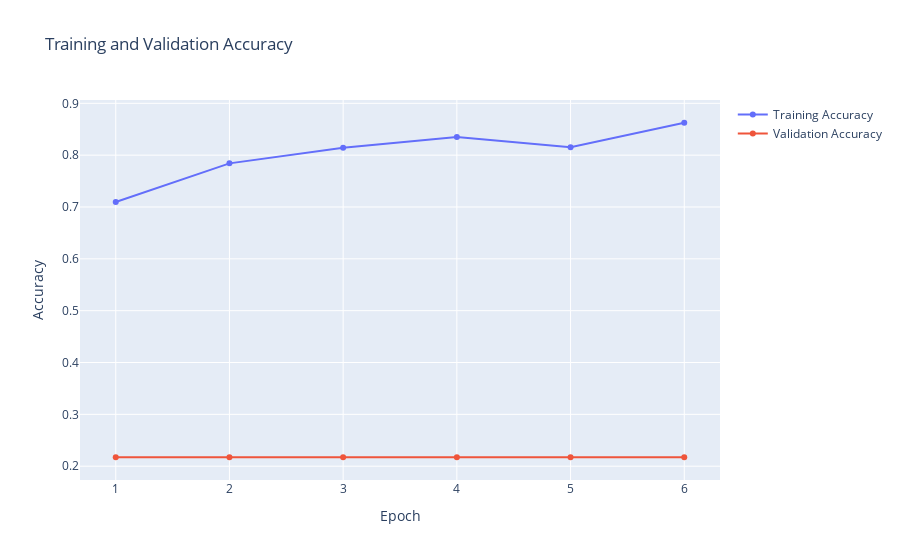
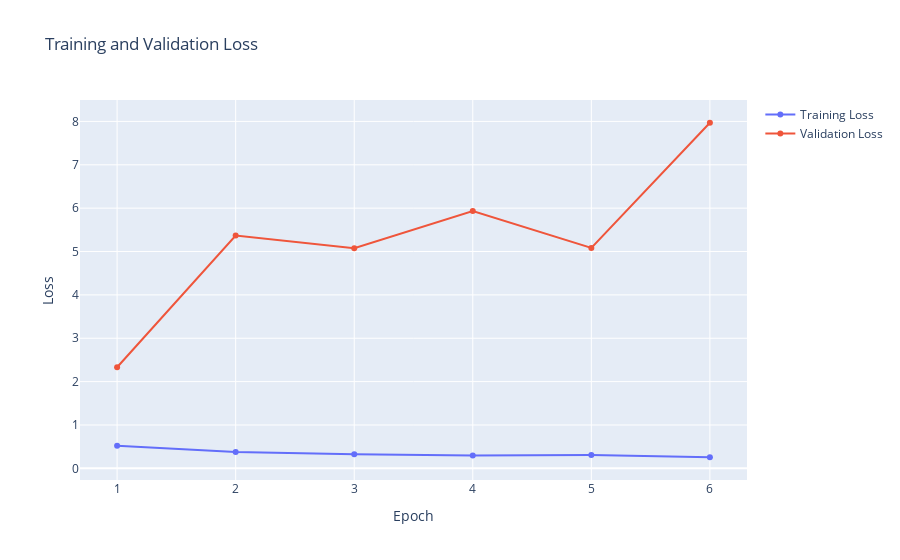

Notebook code cell kept with these figures, in order:
### Markdown cell above
##### Training & validation Acuracy loss

### Code cell
def history_plot(epochs, history):
    fig1 = make_subplots()
    fig1.add_trace(go.Scatter(x = np.arange(1,epochs+1), y = history.history["accuracy"], name = "Training Accuracy"))
    fig1.add_trace(go.Scatter(x = np.arange(1,epochs+1), y = history.history["val_accuracy"], name = "Validation Accuracy"))
    fig1.update_layout(title = "Training and Validation Accuracy", xaxis_title = "Epoch", yaxis_title = "Accuracy")
    fig1.show()

    fig2 = make_subplots()
    fig2.add_trace(go.Scatter(x = np.arange(1,epochs+1), y = history.history["loss"], name = "Training Loss"))
    fig2.add_trace(go.Scatter(x = np.arange(1,epochs+1), y = history.history["val_loss"], name = "Validation Loss"))
    fig2.update_layout(title = "Training and Validation Loss", xaxis_title = "Epoch", yaxis_title = "Loss")
    fig2.show()

history_plot(epochs, history)

### Figure 1 — Plotly figure (JSON) as saved in the notebook; plotly's stock layout.template omitted (floating-point values rounded to 4 significant figures)
{"data": [{"name": "Training Accuracy", "type": "scatter", "x": [1, 2, 3, 4, 5, 6, 7, 8, 9, 10, 11, 12, 13, 14, 15, 16, 17, 18, 19, 20, 21, 22, 23, 24, 25, 26, 27, 28, 29, 30, 31, 32, 33, 34, 35, 36, 37, 38, 39, 40, 41, 42, 43, 44, 45, 46, 47, 48, 49, 50, 51, 52, 53, 54, 55, 56, 57, 58, 59, 60, 61, 62, 63, 64, 65, 66, 67, 68, 69, 70, 71, 72, 73, 74, 75, 76, 77, 78, 79, 80, 81, 82, 83, 84, 85, 86, 87, 88, 89, 90, 91, 92, 93, 94, 95, 96, 97, 98, 99, 100], "y": [0.7095, 0.7842, 0.8145, 0.8352, 0.8152, 0.8625]}, {"name": "Validation Accuracy", "type": "scatter", "x": [1, 2, 3, 4, 5, 6, 7, 8, 9, 10, 11, 12, 13, 14, 15, 16, 17, 18, 19, 20, 21, 22, 23, 24, 25, 26, 27, 28, 29, 30, 31, 32, 33, 34, 35, 36, 37, 38, 39, 40, 41, 42, 43, 44, 45, 46, 47, 48, 49, 50, 51, 52, 53, 54, 55, 56, 57, 58, 59, 60, 61, 62, 63, 64, 65, 66, 67, 68, 69, 70, 71, 72, 73, 74, 75, 76, 77, 78, 79, 80, 81, 82, 83, 84, 85, 86, 87, 88, 89, 90, 91, 92, 93, 94, 95, 96, 97, 98, 99, 100], "y": [0.2172, 0.2172, 0.2172, 0.2172, 0.2172, 0.2172]}], "layout": {"autosize": true, "title": {"text": "Training and Validation Accuracy"}, "xaxis": {"anchor": "y", "autorange": true, "domain": [0, 1], "range": [0.668, 6.332], "title": {"text": "Epoch"}, "type": "linear"}, "yaxis": {"anchor": "x", "autorange": true, "domain": [0, 1], "range": [0.164, 0.9158], "title": {"text": "Accuracy"}, "type": "linear"}}}

### Figure 2 — Plotly figure (JSON) as saved in the notebook; plotly's stock layout.template omitted (floating-point values rounded to 4 significant figures)
{"data": [{"name": "Training Loss", "type": "scatter", "x": [1, 2, 3, 4, 5, 6, 7, 8, 9, 10, 11, 12, 13, 14, 15, 16, 17, 18, 19, 20, 21, 22, 23, 24, 25, 26, 27, 28, 29, 30, 31, 32, 33, 34, 35, 36, 37, 38, 39, 40, 41, 42, 43, 44, 45, 46, 47, 48, 49, 50, 51, 52, 53, 54, 55, 56, 57, 58, 59, 60, 61, 62, 63, 64, 65, 66, 67, 68, 69, 70, 71, 72, 73, 74, 75, 76, 77, 78, 79, 80, 81, 82, 83, 84, 85, 86, 87, 88, 89, 90, 91, 92, 93, 94, 95, 96, 97, 98, 99, 100], "y": [0.523, 0.3746, 0.3246, 0.2981, 0.305, 0.2557]}, {"name": "Validation Loss", "type": "scatter", "x": [1, 2, 3, 4, 5, 6, 7, 8, 9, 10, 11, 12, 13, 14, 15, 16, 17, 18, 19, 20, 21, 22, 23, 24, 25, 26, 27, 28, 29, 30, 31, 32, 33, 34, 35, 36, 37, 38, 39, 40, 41, 42, 43, 44, 45, 46, 47, 48, 49, 50, 51, 52, 53, 54, 55, 56, 57, 58, 59, 60, 61, 62, 63, 64, 65, 66, 67, 68, 69, 70, 71, 72, 73, 74, 75, 76, 77, 78, 79, 80, 81, 82, 83, 84, 85, 86, 87, 88, 89, 90, 91, 92, 93, 94, 95, 96, 97, 98, 99, 100], "y": [2.331, 5.367, 5.077, 5.935, 5.084, 7.97]}], "layout": {"autosize": true, "title": {"text": "Training and Validation Loss"}, "xaxis": {"anchor": "y", "autorange": true, "domain": [0, 1], "range": [0.6712, 6.329], "title": {"text": "Epoch"}, "type": "linear"}, "yaxis": {"anchor": "x", "autorange": true, "domain": [0, 1], "range": [-0.3809, 8.606], "title": {"text": "Loss"}, "type": "linear"}}}
